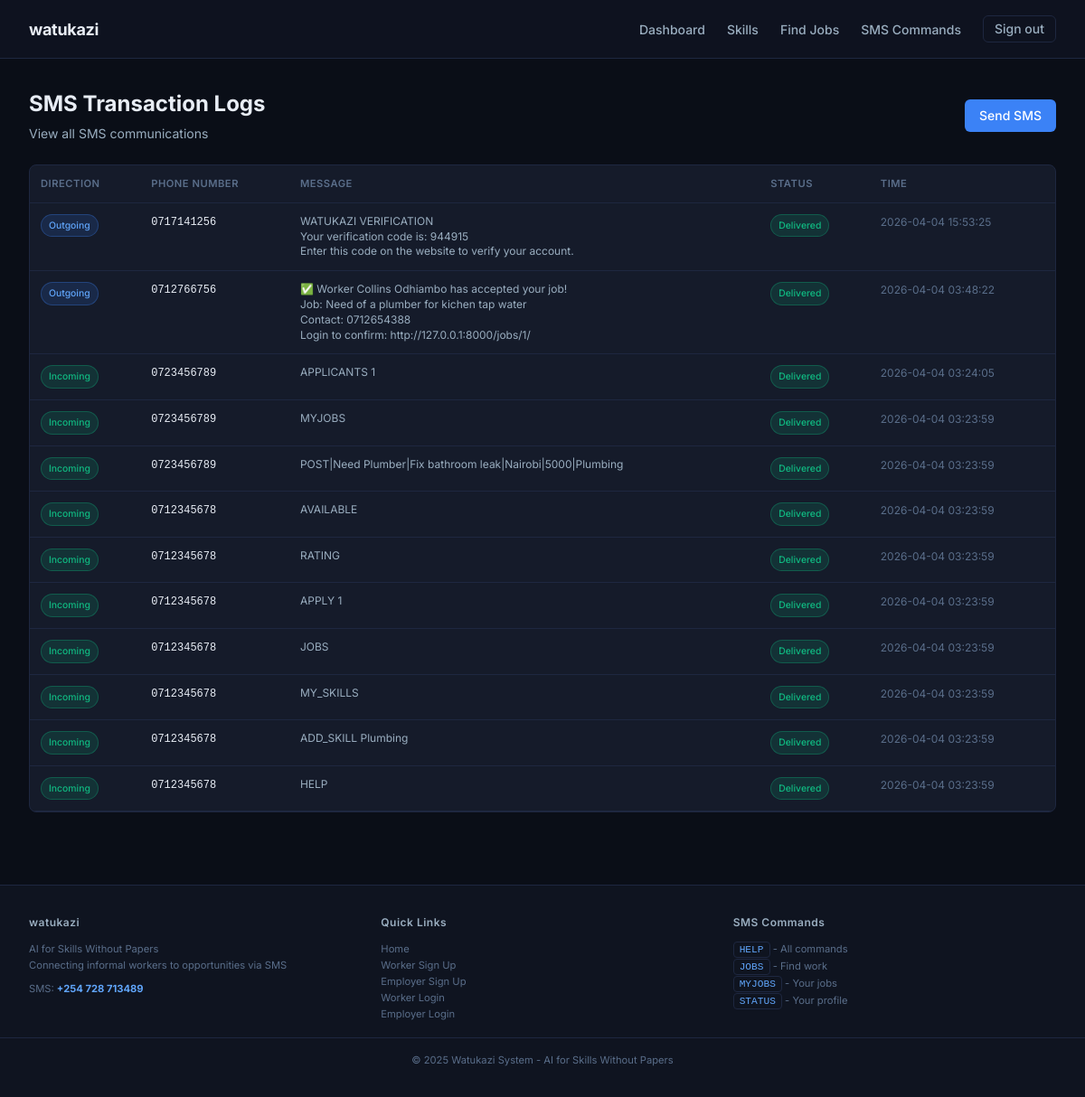
/sms/logs/ (signed in), run on an earlier commit of the app's database.
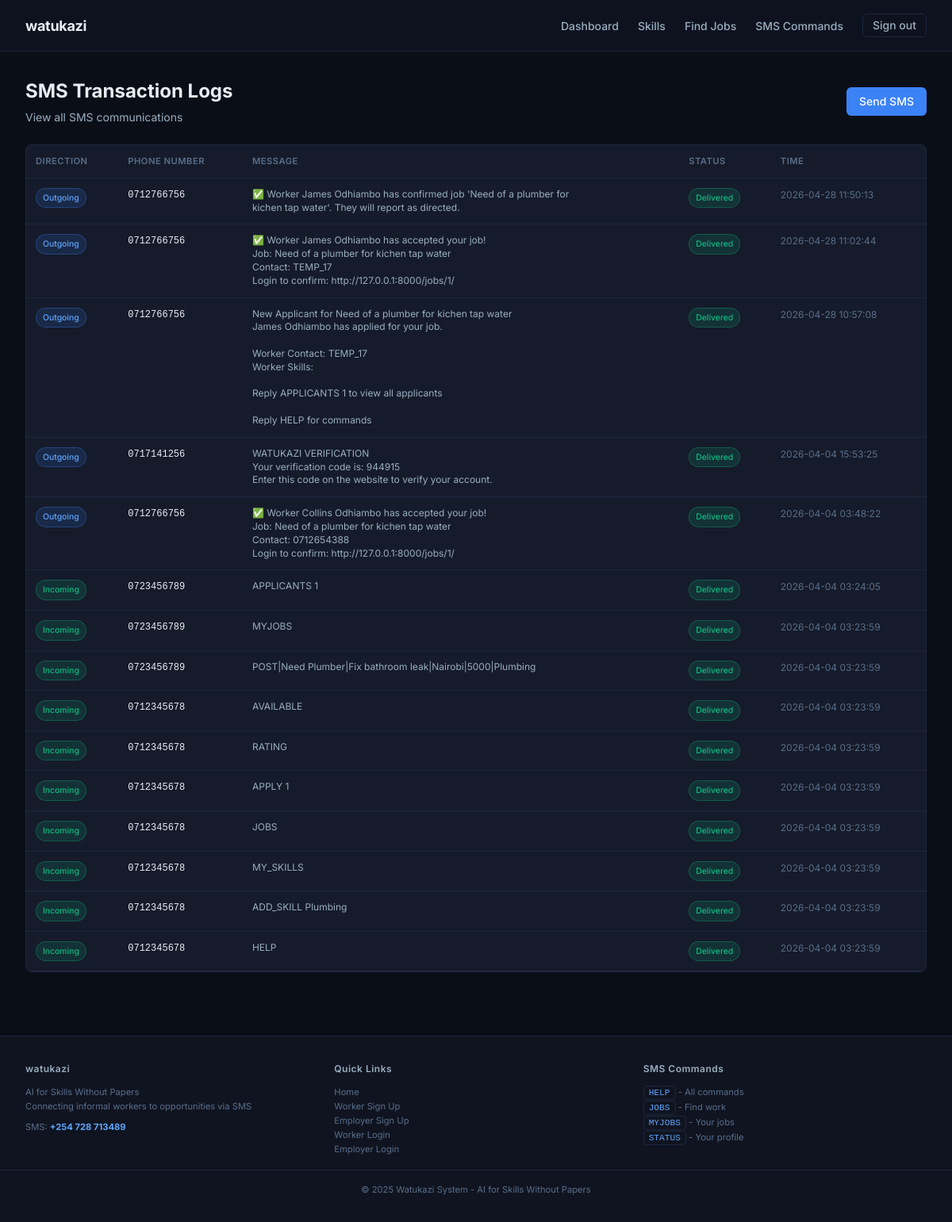
And on a later commit of the database.
### sms_simulator/models.py (models this page shows, shortened)
class SMSLog(models.Model):
    DIRECTION_CHOICES = (
        ('incoming', 'Incoming'),
        ('outgoing', 'Outgoing'),
    )
    STATUS_CHOICES = (
        ('sent', 'Sent'),
        ('delivered', 'Delivered'),
        ('failed', 'Failed'),
        ('pending', 'Pending'),
    )
    phone_number = models.CharField(max_length=15, db_index=True)
    message = models.TextField()
    direction = models.CharField(max_length=10, choices=DIRECTION_CHOICES, default='outgoing')
    status = models.CharField(max_length=10, choices=STATUS_CHOICES, default='pending')
    error_message = models.TextField(blank=True)
    created_at = models.DateTimeField(auto_now_add=True)
    delivered_at = models.DateTimeField(null=True, blank=True)
    class Meta:
        ordering = ['-created_at']
        indexes = [
            models.Index(fields=['phone_number']),
            models.Index(fields=['direction']),
            models.Index(fields=['created_at']),
        ]

### sms_simulator/views.py (the view)
# urls.py: path('logs/', views.sms_logs, name='logs'),
@staff_member_required
def sms_logs(request):
    logs = SMSLog.objects.all().order_by('-created_at')
    paginator = Paginator(logs, 50)
    page_number = request.GET.get('page')
    page_obj = paginator.get_page(page_number)
    context = {
        'logs': page_obj,
    }
    return render(request, 'sms_simulator/logs.html', context)

### accounts/context_processors.py (called while the page is built)
def sms_settings(request):
    try:
        sms = SMSSettings.objects.first()
        sms_number = sms.phone_number if sms else '0700000000'
    except:
        sms_number = '0700000000'
    return {
        'sms_number': sms_number,
    }

### notifications/context_processors.py (called while the page is built)
def notifications_context(request):
    if request.user.is_authenticated:
        unread_count = Notification.objects.filter(
            recipient=request.user,
            is_read=False
        ).count()
        recent_notifications = Notification.objects.filter(
            recipient=request.user
        )[:5]
        return {
            'unread_notifications_count': unread_count,
            'recent_notifications': recent_notifications,
        }
    return {
        'unread_notifications_count': 0,
        'recent_notifications': [],
    }

### templates/sms_simulator/logs.html (shortened to what this page needs)
{% extends "base.html" %}
{% block content %}
<div class="container">
    <div class="header-section">
        <div>
            <h1 class="header-title">SMS Transaction Logs</h1>
            <p class="header-subtitle">View all SMS communications</p>
        </div>
        <a href="{% url 'sms_simulator:send' %}" class="btn btn-primary">Send SMS</a>
    </div>
    <div class="card">
        <div class="card-body" style="padding: 0;">
            <div class="table-container">
                <table class="logs-table">
                    <thead>
                        <tr>
                            <th>Direction</th>
                            <th>Phone Number</th>
                            <th>Message</th>
                            <th>Status</th>
                            <th>Time</th>
                        </tr>
                    </thead>
                    <tbody>
                        {% for log in logs %}
                            <tr>
                                <td>
                                    {% if log.direction == 'outgoing' %}
                                        <span class="direction-badge direction-outgoing">Outgoing</span>
                                    {% else %}
                                        <span class="direction-badge direction-incoming">Incoming</span>
                                    {% endif %}
                                </td>
                                <td class="phone-number">{{ log.phone_number }}</td>
                                <td>
                                    <div class="message-content">{{ log.message|linebreaksbr }}</div>
                                </td>
                                <td>
                                    {% if log.status == 'delivered' %}
                                        <span class="status-badge status-delivered">Delivered</span>
                                    {% elif log.status == 'sent' %}
                                        <span class="status-badge status-sent">Sent</span>
                                    {% elif log.status == 'failed' %}
                                        <span class="status-badge status-failed">Failed</span>
                                    {% else %}
                                        <span class="status-badge status-pending">Pending</span>
                                    {% endif %}
                                </td>
                                <td class="timestamp">{{ log.created_at|date:"Y-m-d H:i:s" }}</td>
                            </tr>
                        {% endfor %}
                    </tbody>
                </table>
            </div>
        </div>
    </div>
</div>
{% endblock %}

What changed in the data, as far as the page shows it:
added SMSLog: direction "Outgoing", phone_number "0712766756", message "✅ Worker James Odhiambo has confirmed job 'Need of a plumber for kichen tap water'. They will report as directed.", status "Delivered", created_at "2026-04-28 11:50:13"
added SMSLog: direction "Outgoing", phone_number "0712766756", message "✅ Worker James Odhiambo has accepted your job! Job: Need of a plumber for kichen tap water Contact: TEMP_17 Login to confirm: http://127.0.0.1:8000/jobs/1/", status "Delivered", created_at "2026-04-28 11:02:44"
added SMSLog: direction "Outgoing", phone_number "0712766756", message "New Applicant for Need of a plumber for kichen tap water James Odhiambo has applied for your job. Worker Contact: TEMP_17 Worker Skills: Reply APPLICANTS 1 to view all applicants Reply HELP for commands", status "Delivered", created_at "2026-04-28 10:57:08"
